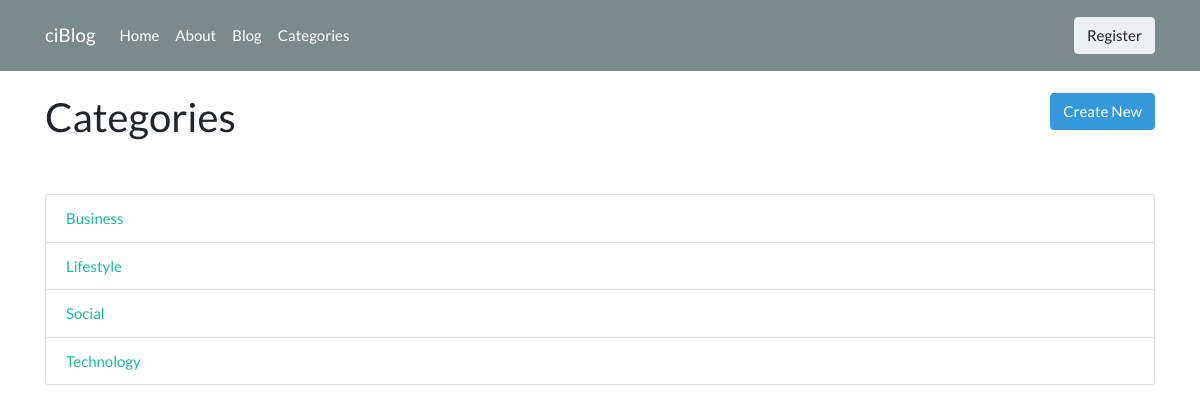
Before: /index.php/categories with the older database file.
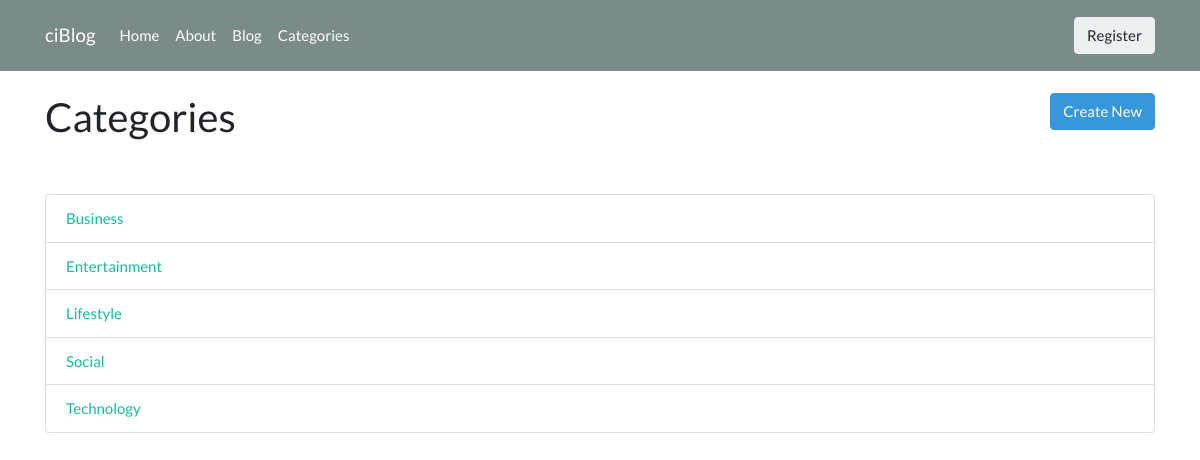
After: the same page with the newer database file.
### tables this page shows
CREATE TABLE `categories` (
  `id` int(11) NOT NULL,
  `name` varchar(255) NOT NULL,
  `created_at` timestamp NOT NULL DEFAULT CURRENT_TIMESTAMP
);

### application/controllers/Categories.php (called while the page is built, shortened)
<?php
class Categories extends CI_Controller {
	public function index() {
		$data['title'] = 'Categories';
		$data['categories'] = $this->category_model->get_categories();
		$this->load->view('templates/header');
		$this->load->view('categories/index', $data);
		$this->load->view('templates/footer');
	}
}

### index.php (called while the page is built, shortened)
<?php
require_once BASEPATH.'core/CodeIgniter.php';

### application/models/Category_model.php (called while the page is built, shortened)
<?php
class Category_model extends CI_Model {
	public function get_categories() {
		$this->db->order_by('name');
		$query = $this->db->get('categories');
		return $query->result_array();
	}
}

### application/views/categories/index.php (the view)
<h2><?php echo $title; ?><a class="btn btn-info float-right" href="<?php echo base_url('categories/create'); ?>">Create New</a></h2><br/><br/>
<ul class="list-group">
	<?php foreach($categories as $category): ?>
		<li class="list-group-item"><a href="<?php echo base_url('categories/posts/' . $category['id']); ?>"><?php echo $category['name']; ?></a></li>
	<?php endforeach; ?>
</ul>

Changed rows visible on the page:
added categories: name "Entertainment"
